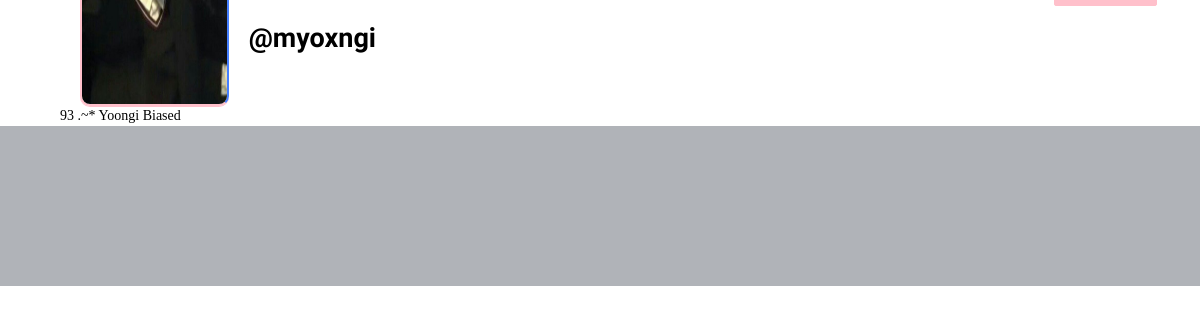
/profile/myoxngi (signed in), run on the app's committed database.
### main/models.py (models this page shows, shortened)
class Profile(models.Model):
    user = models.ForeignKey(User, on_delete=models.CASCADE) #usamos una foreign key
    id_user = models.IntegerField()
    bio = models.TextField(blank=True)
    profileimg = models.ImageField(upload_to='profile_images', default='blank-profile-picture.png')
    location = models.CharField(max_length=100, blank=True)

### main/views.py (the view)
# urls.py: path('profile/<str:pk>', views.profile, name='profile'),
@login_required(login_url='signin')
def profile(request, pk):
    user_object = User.objects.get(username=pk)
    user_profile = Profile.objects.get(user=user_object)
    user_posts = Post.objects.filter(user=pk)
    user_posts_length = len(user_posts)
    follower = request.user.username
    user = pk
    if FollowersCount.objects.filter(follower=follower, user=user).first():
        button_text = 'Unfollow'
    else:
        button_text = 'Follow'
    user_followers = len(FollowersCount.objects.filter(user=pk))
    user_following = len(FollowersCount.objects.filter(follower=pk))
    context = {
        'user_object': user_object,
        'user_profile': user_profile,
        'user_posts': user_posts,
        'user_posts_length': user_posts_length,
        'button_text': button_text,
        'user_followers': user_followers,
        'user_following': user_following,
    }
    return render(request, 'profile.html', context)

### templates/profile.html (shortened to what this page needs)
{% load static %}
<!DOCTYPE html>
<html lang="en">
<head>
    <link rel="stylesheet" href="{% static 'css/main.min.css' %}">
    <link rel="stylesheet" href="{% static 'css/style.css' %}">
    <link rel="stylesheet" href="{% static 'css/color.css' %}">
    <link rel="stylesheet" href="{% static 'css/responsive.css' %}">
	<link href="{% static 'miguel/assets/css/bootstrap.min.css' %}" rel="stylesheet">
	<link rel="stylesheet" href="{% static 'miguel/assets/css/ionicons.min.css' %}">
	<link href="{% static 'miguel/assets/css/main.css' %}" rel="stylesheet">
</head>
<body>
	<section>
			<div class="feature-photo">
				<figure><img src="{% static 'images/resources/timeline-1.jpg' %}" alt=""></figure>
				<form action="/follow" method="POST">
					<div class="add-btn">
					{% if user_object.username == user.username %}
					<a href="/settings" data-ripple="">Account Settings</a>
					<a href="/logout"   data-ripple="">Log Out </a>
					{% else %}
					<a data-ripple=""><button type="submit" style="background-color: #ffc0cb; border: #ffc0cb;">{{button_text}}</button></a>
					{% endif %}
					</div>
				</form>
				<div class="container-fluid">
					<div class="row merged">
						<div class="col-lg-2 col-sm-3">
							<div class="user-avatar">
								<figure>
									<img src="{{user_profile.profileimg.url}}" style="height: 250px; width: 100%;" alt="">
								</figure>
							</div>
						</div>
						<div class="col-lg-10 col-sm-9">
							<div class="timeline-info">
								<ul>
									<li class="admin-name">
									  <h5 style="color: rgb(0, 0, 0);white-space: nowrap; width: 110px; font-size: 27px;"><b>@{{user_profile.user.username}}</b></h5>
									</li>
								</ul>
							</div>
						</div>
					</div>
				</div>
			</div>
		</section>
		<section>
			<div class="bio">
					{{user_profile.bio}}
			</div>
		</section>
	<section>
		<div class="gap gray-bg">
			<div class="container-fluid">
				<div class="row">
					<div class="col-lg-12">
						<div class="row" id="page-contents">
							<div class="col-lg-3">
								<aside class="sidebar static">
								</aside>
							</div>
							<div class="col-lg-3">
								<aside class="sidebar static">
								</aside>
							</div>
						</div>
					</div>
				</div>
			</div>
		</div>
	</section>
</body>
</html>

### static/css/color.css (style rules this page uses)
#nprogress .bar, .timeline-info > ul li a::before, .add-btn > a, .activitiez > li::before, form button, .colla-apps > li a:hover, a.underline:before, .setting-row input:checked + label, .user-avatar:hover .edit-phto, .error-meta > a, .color-bg, .add-butn, .nav.nav-tabs.likes-btn > li a.active, a.dislike-btn, .drop > a:hover, .btn-view.btn-load-more:hover, .accordion .card h5 button[aria-expanded="true"], .chat-head, .f-page > figure em, .inbox-panel-head > ul > li > a, .nav-tabs--left .nav-link.active, .nav-tabs--left .nav-link.active:hover, footer .widget-title h4::before, #topcontrol, .sidebar .widget-title::before, .f-title::before, .g-post-classic > figure > i::after, .purify > a, .help-list > a:hover, .open-position::before, .info > a, .category-box:hover, .category-box.selected, a.main-btn, .section-heading::before, .getquot-baner, .more-branches > h4::before, .is-helpful > a, .cart-optionz > li > a:hover, .paginationz > li a:hover, .paginationz > li a.active, .shopping-cart, a.btn2:hover, .form-submit > input[type="submit"], button.submit-checkout, .delete-cart:hover, .proceed .button, .amount-area .update-cart, a.addnewforum, .apply-bttons > a { background: orange; }

### static/css/responsive.css (style rules this page uses)
@media screen and (max-width: 1281px) and (min-width: 1024px) { .timeline-info { line-height: 51px; } }
@media screen and (max-width: 1281px) and (min-width: 1024px) { .timeline-info .admin-name > h5 { font-size: 20px; } }
@media screen and (max-width: 1281px) and (min-width: 1024px) { .user-avatar { width: 80.2% } }

### static/miguel/assets/css/main.css (style rules this page uses)
* { outline: none !important; }
h1, h2, h3, h4, h5, h6 { margin-top: 0px; margin-bottom: 0px; }
h1,h2,h3,h4,h5,h6 { font-family: 'Istok Web', sans-serif; font-weight: 700; }

### data on the page
Profile: profileimg (picture), user.username "myoxngi", bio "93 .~* Yoongi Biased"
